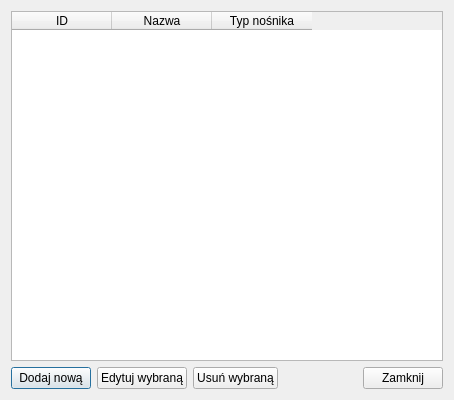
<?xml version="1.0" encoding="UTF-8"?>
<ui version="4.0">
 <class>PlatformsDialog</class>
 <widget class="QDialog" name="PlatformsDialog">
  <property name="geometry">
   <rect>
    <x>0</x>
    <y>0</y>
    <width>454</width>
    <height>400</height>
   </rect>
  </property>
  <property name="windowTitle">
   <string>Zarządzanie Platformami</string>
  </property>
  <layout class="QVBoxLayout" name="verticalLayout">
   <item>
    <widget class="QTableWidget" name="tabela">
     <property name="editTriggers">
      <set>QAbstractItemView::EditTrigger::NoEditTriggers</set>
     </property>
     <property name="selectionMode">
      <enum>QAbstractItemView::SelectionMode::SingleSelection</enum>
     </property>
     <property name="selectionBehavior">
      <enum>QAbstractItemView::SelectionBehavior::SelectRows</enum>
     </property>
     <column>
      <property name="text">
       <string>ID</string>
      </property>
     </column>
     <column>
      <property name="text">
       <string>Nazwa</string>
      </property>
     </column>
     <column>
      <property name="text">
       <string>Typ nośnika</string>
      </property>
     </column>
    </widget>
   </item>
   <item>
    <layout class="QHBoxLayout" name="horizontalLayout">
     <item>
      <widget class="QPushButton" name="btnDodaj">
       <property name="text">
        <string>Dodaj nową</string>
       </property>
      </widget>
     </item>
     <item>
      <widget class="QPushButton" name="btnEdytuj">
       <property name="text">
        <string>Edytuj wybraną</string>
       </property>
      </widget>
     </item>
     <item>
      <widget class="QPushButton" name="btnUsun">
       <property name="text">
        <string>Usuń wybraną</string>
       </property>
      </widget>
     </item>
     <item>
      <spacer name="horizontalSpacer_2">
       <property name="orientation">
        <enum>Qt::Orientation::Horizontal</enum>
       </property>
       <property name="sizeHint" stdset="0">
        <size>
         <width>40</width>
         <height>20</height>
        </size>
       </property>
      </spacer>
     </item>
     <item>
      <widget class="QPushButton" name="btnZamknij">
       <property name="text">
        <string>Zamknij</string>
       </property>
      </widget>
     </item>
    </layout>
   </item>
  </layout>
 </widget>
 <resources/>
 <connections>
 </connections>
</ui>
